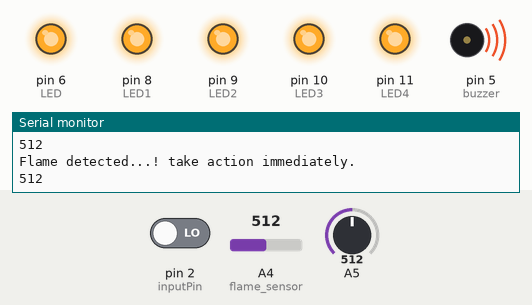
The sketch below on a simulated Arduino Uno, built with avr-gcc and run on an emulated ATmega328P. Parts: output pins drawn as LEDs (lit = HIGH), buzzer (waves = sounding, pin HIGH), the last lines printed to the serial monitor. The test bench sets the inputs (shaded band); at power-on: A5 = 512, A4 (flame_sensor) = 512, pin 2 (inputPin) LOW.

Above: at 1.8 s.
1.9 s: A5 set to 105
4.2 s: A5 set to 94
At 7.2 s:
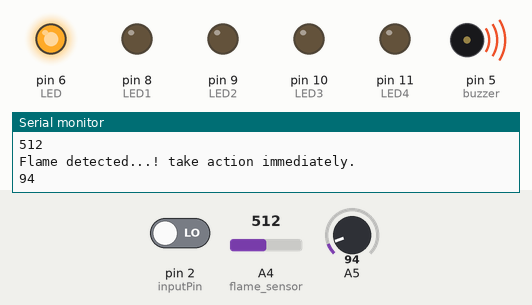
7.5 s: A4 (flame_sensor) set to 1002
9.2 s: A4 (flame_sensor) set to 1010
At 10.8 s:
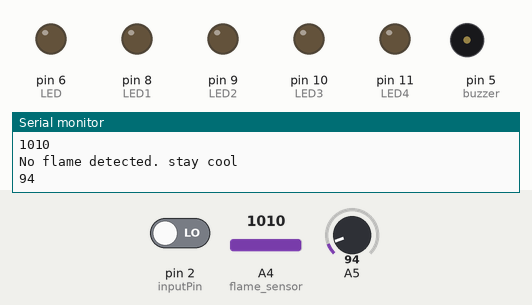
12.5 s: A5 set to 110
At 15.1 s:
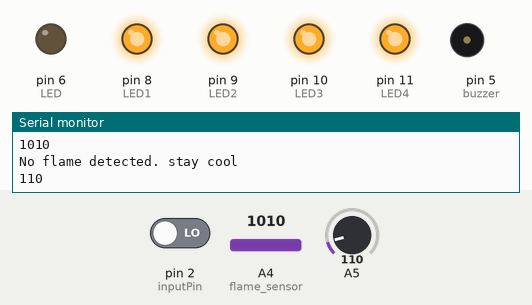
15.5 s: A5 set to 90
At 17.5 s:
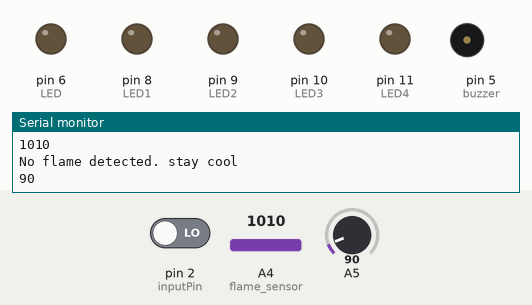
Timing chart, 0 to 19.0 s (numbered marks = the images above; inputs shaded):
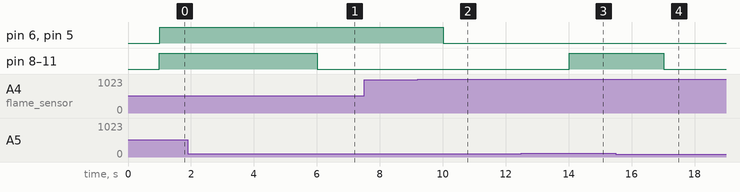

Measured:
- the behaviour switches between 100 and 99 on A5 (found by bisection; images 0 and 1)
- the behaviour switches between 1009 and 1010 on A4 (flame_sensor) (found by bisection; images 1 and 2)
- after the input at 4.2 s, pin 8 (LED1), pin 9 (LED2), pin 10 (LED3), pin 11 (LED4): HIGH → LOW after 1.8 s
- after the input at 9.2 s, pin 6 (LED), pin 5 (buzzer): HIGH → LOW after 0.82 s
- after the input at 12.5 s, pin 8 (LED1), pin 9 (LED2), pin 10 (LED3), pin 11 (LED4): LOW → HIGH after 1.5 s
- after the input at 15.5 s, pin 8 (LED1), pin 9 (LED2), pin 10 (LED3), pin 11 (LED4): HIGH → LOW after 1.5 s

The sketch:

PIRLDRFlame.ino
```cpp
//Using PIR in the morning only and lighting the garage at night
int inputPin = 2;               // choose the input pin (for PIR sensor)
int pirState = LOW;             // we start, assuming no motion detected
int val = 0;                    // variable for reading the pin status

int buzzer = 5;

int LED = 6; //flame sensor LED

int LED1= 8; //LDR,PIR leds
int LED2 = 9;
int LED3 = 10;
int LED4 = 11;

int flame_sensor = A4;

int flame_detected;

void setup() {
  pinMode(LED, OUTPUT);      // declare LED as output
  pinMode(inputPin, INPUT);     // declare sensor as input

  pinMode(buzzer, OUTPUT);

  pinMode(LED1, OUTPUT);
  pinMode(LED2, OUTPUT);
  pinMode(LED3, OUTPUT);
  pinMode(LED4, OUTPUT);

  pinMode(flame_sensor, INPUT);

  Serial.begin(9600);
}

void loop(){
  int SensorValue= analogRead(A5);
  Serial.println(SensorValue);
  delay(1000);
  if (SensorValue<100)
  {
    Serial.println("Its not dark");
      digitalWrite(LED1, LOW);  // turn LED OFF
      digitalWrite(LED2, LOW);
      digitalWrite(LED3, LOW);
      digitalWrite(LED4, LOW);
    val = digitalRead(inputPin);  // read input value
    if (val == HIGH) {            // check if the input is HIGH
      digitalWrite(LED1, HIGH);  // turn LED ON
      digitalWrite(LED2, HIGH);
      digitalWrite(LED3, HIGH);
      digitalWrite(LED4, HIGH);

      delay(4000);  // delay to keep the lamp on for some time?
      //if (pirState == LOW) {
        // we have just turned on
       // Serial.println("Motion detected!");
        // We only want to print on the output change, not state
       // pirState = HIGH;
     // }
    }
    else {
      digitalWrite(LED1, LOW);  // turn LED OFF if no motion detected and it's light
      digitalWrite(LED2, LOW);
      digitalWrite(LED3, LOW);
      digitalWrite(LED4, LOW);
      //if (pirState == HIGH){
        // we have just turned of
       // Serial.println("Motion ended!");
        // We only want to print on the output change, not state
       // pirState = LOW;
      //}
    }
  }
  else
  {
    Serial.println("Its dark");//for ldr if it's dark
      digitalWrite(LED1, HIGH);  // turn LED ON
      digitalWrite(LED2, HIGH);
      digitalWrite(LED3, HIGH);
      digitalWrite(LED4, HIGH);
  }


  flame_detected = analogRead(flame_sensor);

  Serial.println(flame_detected);

  if (flame_detected < 1010)

  {

    Serial.println("Flame detected...! take action immediately.");

    digitalWrite(buzzer, HIGH);

    digitalWrite(LED, HIGH);

  }

  else

  {
    Serial.println("No flame detected. stay cool");

    digitalWrite(buzzer, LOW);

    digitalWrite(LED, LOW);
  }


}
```
